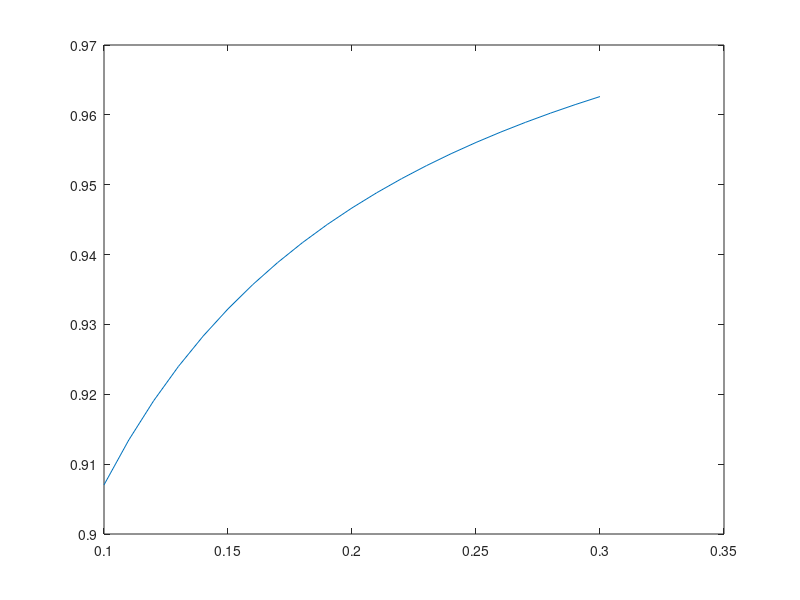

Recreate this plot in MATLAB.
function burst_loss_p = Scenario3_a()
m = 32;
sum = 0;
deflect_p = 0.2;

traffic_load = 0.1:0.01:0.3;
o = m*traffic_load;
q = (o./(1+o)).*(1 - deflect_p + deflect_p*(o./(1+o))).*(1+(1-deflect_p)./o);
q

plot(traffic_load, q);
